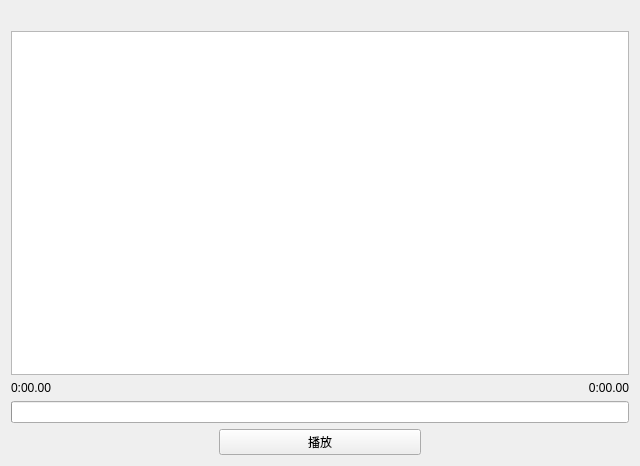
<?xml version="1.0" encoding="UTF-8"?>
<ui version="4.0">
 <class>ListWindow</class>
 <widget class="QMainWindow" name="ListWindow">
  <property name="geometry">
   <rect>
    <x>0</x>
    <y>0</y>
    <width>640</width>
    <height>466</height>
   </rect>
  </property>
  <property name="windowTitle">
   <string>ListWindow</string>
  </property>
  <widget class="QWidget" name="centralWidget">
   <layout class="QGridLayout" name="gridLayout">
    <item row="3" column="0" colspan="3">
     <widget class="QProgressBar" name="progressBar">
      <property name="value">
       <number>0</number>
      </property>
      <property name="textVisible">
       <bool>false</bool>
      </property>
     </widget>
    </item>
    <item row="2" column="0">
     <widget class="QLabel" name="currentTime">
      <property name="text">
       <string>0:00.00</string>
      </property>
     </widget>
    </item>
    <item row="2" column="2">
     <widget class="QLabel" name="totalTime">
      <property name="text">
       <string>0:00.00</string>
      </property>
      <property name="alignment">
       <set>Qt::AlignRight|Qt::AlignTrailing|Qt::AlignVCenter</set>
      </property>
     </widget>
    </item>
    <item row="1" column="0" colspan="3">
     <widget class="QListView" name="musicList">
      <property name="contextMenuPolicy">
       <enum>Qt::CustomContextMenu</enum>
      </property>
      <property name="editTriggers">
       <set>QAbstractItemView::NoEditTriggers</set>
      </property>
     </widget>
    </item>
    <item row="4" column="1">
     <widget class="QPushButton" name="playButton">
      <property name="text">
       <string>播放</string>
      </property>
     </widget>
    </item>
    <item row="0" column="0" colspan="3">
     <widget class="QLabel" name="nowPlaying">
      <property name="text">
       <string/>
      </property>
      <property name="alignment">
       <set>Qt::AlignRight|Qt::AlignTrailing|Qt::AlignVCenter</set>
      </property>
     </widget>
    </item>
   </layout>
  </widget>
 </widget>
 <layoutdefault spacing="6" margin="11"/>
 <resources/>
 <connections/>
</ui>
